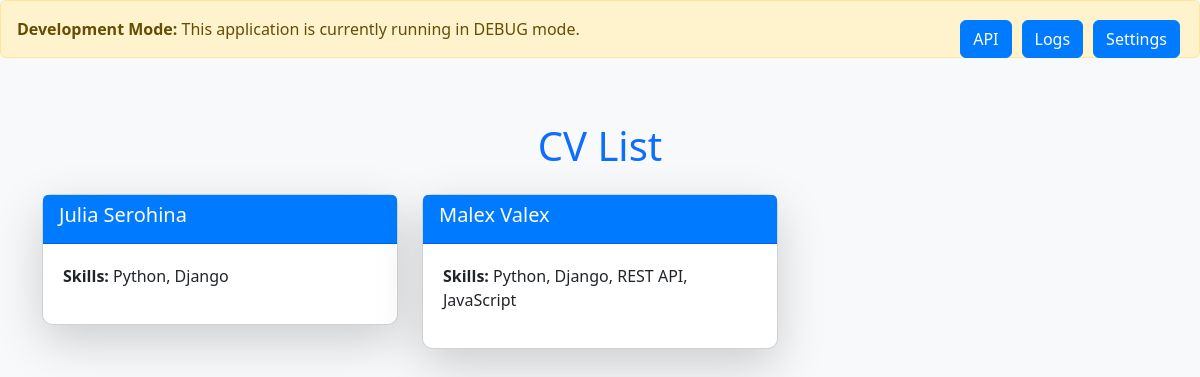
The page / on the database its author committed.
### main/models.py (models this page shows, shortened)
class CV(models.Model):
    first_name = models.CharField(max_length=50)
    last_name = models.CharField(max_length=50)
    bio = models.TextField(blank=True)
    skills = models.TextField(help_text="List your skills separated by commas", blank=True)
    projects = models.TextField(help_text="Describe your projects", blank=True)
    contacts = models.TextField(help_text="Provide your contact information", blank=True)

### main/views.py (the view)
# urls.py: path('', main.views.main_page, name='main_page'),
def main_page(request):
    cv_all_list = CV.objects.only("first_name", "last_name", "skills")
    return render(request, 'main_page.html', {"cv_all_list": cv_all_list})

### main/context_processors.py (called while the page is built)
def settings_context(request):
    return {
        'settings': {
            'DEBUG': settings.DEBUG,
            'LANGUAGE_CODE': settings.LANGUAGE_CODE,
            'TIME_ZONE': settings.TIME_ZONE,
        }
    }

### templates/main_page.html (shortened to what this page needs)
<!DOCTYPE html>
<html lang="en">
<head>
    <link href="https://cdn.jsdelivr.net/npm/bootstrap@5.3.3/dist/css/bootstrap.min.css" rel="stylesheet">
</head>
<body>
        {% if settings.DEBUG %}
        <div class="debug-info alert alert-warning">
            <strong>Development Mode:</strong> This application is currently running in DEBUG mode.
        </div>
        {% endif %}
<div class="top-buttons-container">
    <a href="{% url 'api_page' %}" class="btn btn-primary">API</a>
    <a href="{% url 'logs' %}" class="btn btn-primary">Logs</a>
    <a href="{% url 'settings_view' %}" class="btn btn-primary">Settings</a>
</div>
<div class="container py-5">
    <h1 class="mb-4 text-center text-primary">CV List</h1>
    <div class="row">
        {% for cv in cv_all_list %}
            <div class="col-md-4 mb-4">
                <a href="{% url 'cv_details' cv.id %}" style="text-decoration: none; color: inherit;">
                <div class="card shadow-lg">
                    <div class="card-header">
                        <h5 class="card-title">{{ cv.first_name }} {{ cv.last_name }}</h5>
                    </div>
                    <div class="card-body">
                        <p><strong>Skills:</strong> {{ cv.skills }}</p>
                    </div>
                </div>
                </a>
            </div>
        {% endfor %}
    </div>
</div>
</body>
</html>

### templates/main_page.html (style rules this page uses)
body { background-color: #f8f9fa; }
.card { border-radius: 10px; }
.card-header { background-color: #007bff; color: white; font-weight: bold; }
.card-body { padding: 20px; }
.btn-primary { background-color: #007bff; border-color: #007bff; }
.top-buttons-container { position: fixed; top: 20px; right: 20px; z-index: 1000; display: flex; gap: 10px; }

### rows shown on the page
CV: first_name "Julia", last_name "Serohina", skills "Python, Django"
CV: first_name "Malex", last_name "Valex", skills "Python, Django, REST API, JavaScript"
